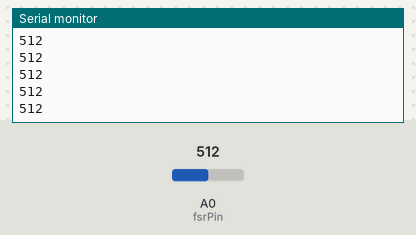
Bench run of a sketch on a simulated Arduino Uno, built with avr-gcc and run on an emulated ATmega328P. Shown: the last lines printed to the serial monitor. The inputs (shaded band) are chosen by the test bench; at power-on: A0 (fsrPin) = 512.

Above: at 1.2 s.
1.3 s: A0 (fsrPin) set to 716
At 2.2 s:
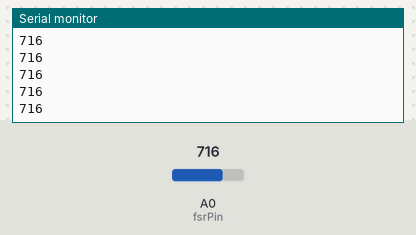
2.8 s: A0 (fsrPin) set to 900
At 3.6 s:
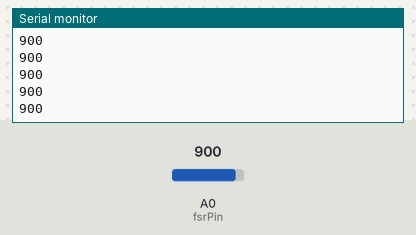
Timing chart, 0 to 5.8 s (numbered marks = the images above; inputs shaded):
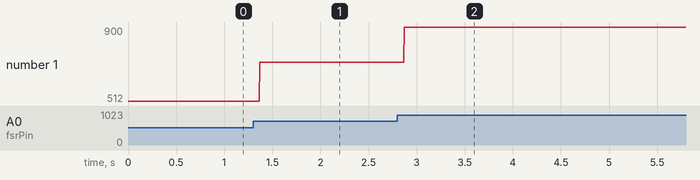

Measured:
- after the input at 1.3 s, the serial monitor: prints a new line after 0.07 s (image 1)
- after the input at 2.8 s, the serial monitor: prints a new line after 0.07 s (image 2)
- plotted number 1: 512 → 716 after the input at 1.3 s, 716 → 900 after the input at 2.8 s

The sketch:

Code_arduino.ino
```cpp
int fsrPin = A0; // FSR connecté à A0
int fsrValue = 0;

void setup() {
  Serial.begin(9600);
}

void loop() {
  fsrValue = analogRead(fsrPin); // Lecture de la valeur du capteur
  Serial.println(fsrValue);      // Affichage sur le moniteur série
}
```
